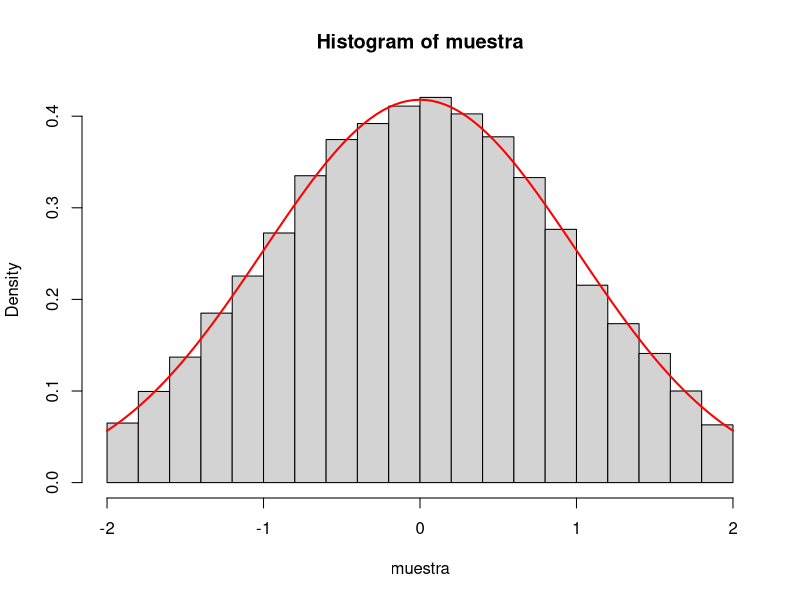

Write R code to recreate this figure.
set.seed(123)

# N(0,1) por box_muller
Z_box_muller = function(n) {
  u1 = runif(n)
  u2 = runif(n)
  x =  sqrt(-2 * log(u1)) * cos(2 * pi * u2)
  return(x)
}


Z_trunc = function(n) {
  muestrax =c()
  while(length(muestrax) < n) {
    # Generamos una normal con box_muller
    z = Z_box_muller(1)
    if(abs(z)<=2) {
      muestrax = c(muestrax, z)
    }
  }
  return(muestrax)
}

# Comprobamos la bondad
n <- 10000
muestra <- Z_trunc(n)

trunc_norm_cft <- function(x) {
  (pnorm(x) - pnorm(-2)) / (pnorm(2) - pnorm(-2))
}
ks.test(muestra, trunc_norm_cft)

hist(muestra, freq=FALSE)
trunc_norm_density <- function(x) {
  dnorm(x) / (pnorm(2) - pnorm(-2))
}
curve(trunc_norm_density, from = -2, to = 2, add = TRUE, col = "red", lwd = 2)

norm_truncada = function(n,mean,sd) {
  Z_trunc(n)*sd + mean
}

# Generamos las llegadas de la gente al aeropuerto dependiendo de los vuelos
horarios = c(4, 8, 11, 14, 17, 20, 23)*60 # para pasarlo a minutos
dentro_UE = c('Si', 'Si', 'Si', 'No', 'No', 'Si', 'Si')
dist_llegadas = c()
for (i in 1:length(horarios)){
  # llegan 189 personas con una horario que sigue una normal truncada [μ-80,μ+80] de media 100 minutos antes del vuelo y sd de 40
  dist_llegadas = c(dist_llegadas, norm_truncada(189, horarios-100, 40))
}
dist_llegadas = sort(dist_llegadas)
dist_llegadas


Llegada=function(TM,SUMAcheckin,SUMAseguridad,SUMApasaporte,SUMAembarque,
                 Ncheckin,Nseguridad,Npasaporte,Nembarque,xS){
  # distribucion de llegada
  TL=dist_llegadas[1]
  dist_llegadas <<- dist_llegadas[-1] 
  if(sum(dist_llegadas)==0){
    TL=Inf
  }
  u=runif(1)
  if (u<0.3){ # porcentaje de personas que no hace el checkin online, van a checkin
    # van al checkin con menos cola
    j= which.min(Ncheckin)
    Ncheckin[j]=Ncheckin[j]+1
    if(Ncheckin[j]==1){ # genera siguiente fin de checkin_j si no habia nadie
      DScheckin=norm_truncada(1,3,1.5)
      TScheckin[j]=TM+DScheckin
    }
    # actualizacion de sumas
    SUMAcheckin=SUMAcheckin+(sum(Ncheckin)-1)*(TM-TANT)
    SUMAseguridad=SUMAseguridad+sum(Nseguridad)*(TM-TANT)
    SUMApasaporte=SUMApasaporte+Npasaporte*(TM-TANT)
    SUMAembarque=SUMAembarque+sum(Nembarque)*(TM-TANT)
    TANT=TM
  }else{ #van a seguridad directamente
    #mandamos a la cola mas vacia
    if (sum(xS)!=0){ # si no estan todas las maquinas rotas
      #i sera el indice de la cola mas vacia cuya maquina esté operativa
      ind_maquinas_operativas=which(xS==1)
      i_filtrada=which.min(Nseguridad[ind_maquinas_operativas])
      i=ind_maquinas_operativas[i_filtrada]
    }else{
      i=which.min(Nseguridad)
    }
    Nseguridad[i]=Nseguridad[i]+1
    if(Nseguridad[i]==1){
      DSseguridad=norm_truncada(1,5,2.5)
      TSseguridad[i]=TM+DSseguridad
    }
    # actualizacion de sumas
    SUMAcheckin=SUMAcheckin+sum(Ncheckin)*(TM-TANT)
    SUMAseguridad=SUMAseguridad+(sum(Nseguridad)-1)*(TM-TANT)
    SUMApasaporte=SUMApasaporte+Npasaporte*(TM-TANT)
    SUMAembarque=SUMAembarque+sum(Nembarque)*(TM-TANT)
    TANT=TM
  }
  return(list(TL = TL,
              TScheckin = TScheckin,
              TSseguridad = TSseguridad,
              SUMAcheckin = SUMAcheckin,
              SUMAseguridad = SUMAseguridad,
              SUMApasaporte = SUMApasaporte,
              SUMAembarque = SUMAembarque,
              Ncheckin = Ncheckin,
              Nseguridad = Nseguridad,
              Npasaporte = Npasaporte,
              Nembarque = Nembarque,
              TANT = TANT))
}

Checkin=function(j,TM,SUMAcheckin,SUMAseguridad,SUMApasaporte,SUMAembarque,
                 Ncheckin,Nseguridad,Npasaporte,Nembarque,xS){
  # finalizacion de una persona en este servicio
  Ncheckin[j]=Ncheckin[j]-1
  DScheckin=norm_truncada(1,3,1.5)
  TScheckin[j]=ifelse(Ncheckin[j]==0,Inf,TM+DScheckin)
  # añade una persona a la cola de la siguiente etapa (seguridad)
  #mandamos a la cola mas vacia
  if (sum(xS)!=0){ # si no estan todas las maquinas rotas
    #i sera el indice de la cola mas vacia cuya maquina esté operativa
    ind_maquinas_operativas=which(xS==1)
    i_filtrada=which.min(Nseguridad[ind_maquinas_operativas])
    i=ind_maquinas_operativas[i_filtrada]
  }else{
    i=which.min(Nseguridad)
  }
  Nseguridad[i]=Nseguridad[i]+1
  if(Nseguridad[i]==1){ # genera siguiente fin de seguridad_i si no habia nadie 
    DSseguridad=norm_truncada(1,5,2.5)
    TSseguridad[i]=TM+DSseguridad
  }
  # actualizacion de sumas
  SUMAcheckin=SUMAcheckin+(sum(Ncheckin)+1)*(TM-TANT)
  SUMAseguridad=SUMAseguridad+(sum(Nseguridad)-1)*(TM-TANT)
  SUMApasaporte=SUMApasaporte+Npasaporte*(TM-TANT)
  SUMAembarque=SUMAembarque+sum(Nembarque)*(TM-TANT)
  TANT=TM
  return(list(TScheckin = TScheckin,
              TSseguridad = TSseguridad,
              SUMAcheckin = SUMAcheckin,
              SUMAseguridad = SUMAseguridad,
              SUMApasaporte = SUMApasaporte,
              SUMAembarque = SUMAembarque,
              Ncheckin = Ncheckin,
              Nseguridad = Nseguridad,
              Npasaporte = Npasaporte,
              Nembarque = Nembarque,
              TANT = TANT))
}

Seguridad=function(i,TM,SUMAcheckin,SUMAseguridad,SUMApasaporte,SUMAembarque,
                   Ncheckin,Nseguridad,Npasaporte,Nembarque,xS,horarios){
  if (xS[i]==1){ # si xS[i] era 1 es poque la maquina funcionaba y ha habido una finalizacion
    Nseguridad[i] = Nseguridad[i]-1
    
    #para mandar los pasajeros a un vuelo o otro usamos una weibull, que simula el tiempo de sobra que llevan los pasajeros 
    media_deseada <- 60
    scale <- media_deseada / gamma(1 + 1/2)
    datos_weibull <- rweibull(n = 1, shape = 2, scale = scale) - 10
    
    diferencias = horarios - TM
    indice <- findInterval(datos_weibull, diferencias)
    t = min(indice+1,length(dentro_UE)) #será al vuelo que va
    if (dentro_UE[t]=='No'){#añadimos que hay gente que va a pasaporte (vuelo i fuera de la UE)
      Npasaporte=Npasaporte+1
      if(Npasaporte==1){
        DSpasaporte=norm_truncada(1,2,1)
        TSpasaporte=TM+DSpasaporte
      }

    }else{#añadimos que hay gente que va directamente a vuelo j (dentro de la UE)
        Nembarque[t]=Nembarque[t]+1
        if(Nembarque[t]==1 & TM<horarios[t]){
          DSembarque=norm_truncada(1,0.2,0.1)
          TSembarque[t]=TM+DSembarque
          }
        }
    u=runif(1)
    if(u<0.005){ # probabilidad de rotura de la máquina
      print(c("SE HA ROTO LA MAQUINA",i))
      xS[i]=0
      a=runif(1,10,20) # tiempo de reparacion de la maquina
      TSseguridad[i]=TM+a # el siguiente tiempo de cambio sera cuando se arregle la maquina
      #repartimos esta cola entre el resto de maquinas operativas
      if(sum(xS)!=0){
        while (Nseguridad[i]>0.5){
          ind_maquinas_operativas=which(xS==1)
          j_filtrada=which.min(Nseguridad[ind_maquinas_operativas])
          j=ind_maquinas_operativas[j_filtrada]
          Nseguridad[i]=Nseguridad[i]-1
          Nseguridad[j]=Nseguridad[j]+1
        }
      }else{print('todas las maquinas estan rotas')}
    }else{ # si no se ha roto genero el siguiente tiempo de cambio de la manera usual
      DSseguridad=norm_truncada(1,5,2.5)
      TSseguridad[i]=ifelse(Nseguridad[i]==0,Inf,TM+DSseguridad)
    }
  }else{ # si xS[i] era 0 y ha habido una actualizacion es poque la maquina acaba de ser arreglada
    xS[i]=1
    print(c("SE HA ARREGLADO LA MAQUINA",i))
    TSseguridad[i] = Inf
  }
  # actualizacion de sumas
  SUMAcheckin=SUMAcheckin+sum(Ncheckin)*(TM-TANT)
  SUMAseguridad=SUMAseguridad+(sum(Nseguridad)+1)*(TM-TANT)
  SUMApasaporte=SUMApasaporte+(Npasaporte-1)*(TM-TANT)
  SUMAembarque=SUMAembarque+sum(Nembarque)*(TM-TANT)
  TANT=TM
  return(list(TSseguridad = TSseguridad,
              TSpasaporte = TSpasaporte,
              TSembarque = TSembarque,
              SUMAcheckin = SUMAcheckin,
              SUMAseguridad = SUMAseguridad,
              SUMApasaporte = SUMApasaporte,
              SUMAembarque = SUMAembarque,
              Ncheckin = Ncheckin,
              Nseguridad = Nseguridad,
              Npasaporte = Npasaporte,
              Nembarque = Nembarque,
              TANT = TANT,
              xS = xS ))
}

Pasaporte=function(TM,SUMAcheckin,SUMAseguridad,SUMApasaporte,SUMAembarque,
                   Ncheckin,Nseguridad,Npasaporte,Nembarque,horarios){
  # finalizacion de una persona en este servicio
  Npasaporte=Npasaporte-1
  DSpasaporte=norm_truncada(1,2,1)
  TSpasaporte=ifelse(Npasaporte==0,Inf,TM+DSpasaporte)
  # añade una persona a la cola de la siguiente etapa (embarque vuelo 2)
  vuelos_noUE=which(dentro_UE=="No")
  media_deseada <- 60
  scale <- media_deseada / gamma(1 + 1/2)
  datos_weibull <- rweibull(n = 1, shape = 2, scale = scale) - 10
  
  diferencias = horarios - TM
  indice <- findInterval(datos_weibull, diferencias[vuelos_noUE])
  t = vuelos_noUE[min(indice+1,length(vuelos_noUE))] #será al vuelo que va, quiero que sea dentroUE=no
  Nembarque[t]=Nembarque[t]+1
  if(Nembarque[t]==1 & TM<horarios[t]){
    DSembarque=norm_truncada(1,0.2,0.1)
    TSembarque[t]=TM+DSembarque
  }
  # actualizacion de sumas
  SUMAcheckin=SUMAcheckin+sum(Ncheckin)*(TM-TANT)
  SUMAseguridad=SUMAseguridad+sum(Nseguridad)*(TM-TANT)
  SUMApasaporte=SUMApasaporte+(Npasaporte+1)*(TM-TANT)
  SUMAembarque=SUMAembarque+(sum(Nembarque)-1)*(TM-TANT)
  TANT=TM
  return(list(TSpasaporte = TSpasaporte,
              TSembarque = TSembarque,
              SUMAcheckin = SUMAcheckin,
              SUMAseguridad = SUMAseguridad,
              SUMApasaporte = SUMApasaporte,
              SUMAembarque = SUMAembarque,
              Ncheckin = Ncheckin,
              Nseguridad = Nseguridad,
              Npasaporte = Npasaporte,
              Nembarque = Nembarque,
              TANT = TANT))
}

Embarque=function(i,TM,SUMAcheckin,SUMAseguridad,SUMApasaporte,SUMAembarque,
                  Ncheckin,Nseguridad,Npasaporte,Nembarque,Navion){
  # finalizacion de una persona en este servicio
  if(TM<horarios[i]){
    Nembarque[i]=Nembarque[i]-1
    Navion[i]= Navion[i]+1
    DSembarque=norm_truncada(1,0.2,0.1)
    TSembarque[i]=ifelse(Nembarque[i]==0,Inf,TM+DSembarque)
  }else{
    #si ya ha salido el vuelo cerramos la posibilidad de que los viajeros vayan a esta ventanilla 
    TSembarque[i]=Inf
  }
  # actualizacion de sumas
  SUMAcheckin=SUMAcheckin+sum(Ncheckin)*(TM-TANT)
  SUMAseguridad=SUMAseguridad+sum(Nseguridad)*(TM-TANT)
  SUMApasaporte=SUMApasaporte+(Npasaporte)*(TM-TANT)
  SUMAembarque=SUMAembarque+(sum(Nembarque)+1)*(TM-TANT)
  TANT=TM
  return(list(TSembarque = TSembarque,
              SUMAcheckin = SUMAcheckin,
              SUMAseguridad = SUMAseguridad,
              SUMApasaporte = SUMApasaporte,
              SUMAembarque = SUMAembarque,
              Ncheckin = Ncheckin,
              Nseguridad = Nseguridad,
              Npasaporte = Npasaporte,
              Nembarque = Nembarque,
              Navion = Navion,
              horarios = horarios,
              TANT = TANT))
}

#####################################################################
#Notación
#Ncheckin=número de personas en la checkin
#Nseguridad=número de personas en la seguridad
#Ncheckin=número de personas en la checkin
#Nseguridad=número de personas en la seguridad
#TM=reloj de simulación
#TL=instante de la próxima llegada
#TScheckin=instante de la próxima finalización del checkin
#TSseguridad=instante de la próxima finalización del seguridad
#TSpasaporte=instante de la próxima finalización del pasaporte
#TSembarque=instante de la próxima finalización del embarque
#Tmax=tiempo máximo de simulación (en min)
#DL=tiempo entre llegadas consecutivas
#DScheckin=duración de servicio checkin
#DSseguridad=duración de servicio seguridad
#DSpasaporte=duración de servicio pasaporte
#DSembarque=duración de servicio embarque
#SUMAcheckin=contador suma acumulada de áreas asociada a checkin
#SUMAseguridad=contador suma acumulada de áreas asociada a seguridad
#SUMApasaporte=contador suma acumulada de áreas asociada a pasaporte
#SUMAembarque=contador suma acumulada de áreas asociada a embarque

#xS[i]=1 si la seguridad_i funciona, xS[i]=0 si no
#####################################################################

#PROGRAMA PRINCIPAL
#Inicializamos las variables

horarios = c(4, 8, 11, 14, 17, 20, 23)*60 # para pasarlo a minutos
dentro_UE = c('Si', 'Si', 'No', 'Si', 'Si', 'No', 'Si')

num_segur = 6 #este es el numero de controles de seguridad (con sus respectivas colas) en paralelo
num_checkin = 2 #este es el numero de checkins (con sus respectivas colas) en paralelo
num_vuelos= length(horarios) #habria que poner 7 ya que es el numero de vuelos que tenemos en horarios y en dentro_UE

Ncheckin=rep(0,num_checkin)
Nseguridad=rep(0,num_segur)
Npasaporte=0
Nembarque=rep(0,num_vuelos) 
Navion=rep(0,num_vuelos)
TM=0
TANT=0
TScheckin=rep(Inf,num_checkin)
TSseguridad=rep(Inf,num_segur)
TSpasaporte=Inf
TSembarque=rep(Inf,num_vuelos)
Tmax=1440
xS=rep(1,num_segur)

SUMAcheckin=0
SUMAseguridad=0
SUMApasaporte=0
SUMAembarque=0

#Genero la primera llegada, va a checkin
DL=dist_llegadas[1];
dist_llegadas <<- dist_llegadas[-1] 
dist_llegadas
TL=DL
while(TM<Tmax){

  #Identificamos el evento que tiene lugar antes
  TM=min(TL,min(TScheckin),min(TSseguridad),TSpasaporte,min(TSembarque))
  Estado=1*(TM==TL)+2*(TM==min(TScheckin))+3*(TM==min(TSseguridad))+4*(TM==TSpasaporte)+5*(TM==min(TSembarque))
  if(Estado==1){
    
    k=Llegada(TM,SUMAcheckin,SUMAseguridad,SUMApasaporte,SUMAembarque,
              Ncheckin,Nseguridad,Npasaporte,Nembarque,xS)
    TL = k$TL
    TScheckin <- k$TScheckin
    TSseguridad <- k$TSseguridad
    SUMAcheckin <- k$SUMAcheckin
    SUMAseguridad <- k$SUMAseguridad
    SUMApasaporte <- k$SUMApasaporte
    SUMAembarque <- k$SUMAembarque
    Ncheckin <- k$Ncheckin
    Nseguridad <- k$Nseguridad
    Npasaporte <- k$Npasaporte
    Nembarque <- k$Nembarque
    TANT <- k$TANT
  }else if(Estado==2){
    j=which.min(TScheckin)
    k=Checkin(j,TM,SUMAcheckin,SUMAseguridad,SUMApasaporte,SUMAembarque,
              Ncheckin,Nseguridad,Npasaporte,Nembarque,xS)
    TScheckin <- k$TScheckin
    TSseguridad <- k$TSseguridad
    SUMAcheckin <- k$SUMAcheckin
    SUMAseguridad <- k$SUMAseguridad
    SUMApasaporte <- k$SUMApasaporte
    SUMAembarque <- k$SUMAembarque
    Ncheckin <- k$Ncheckin
    Nseguridad <- k$Nseguridad
    Npasaporte <- k$Npasaporte
    Nembarque <- k$Nembarque
    TANT <- k$TANT
  }else if(Estado==3){
    i=which.min(TSseguridad)
    k <- Seguridad(i,TM, SUMAcheckin, SUMAseguridad, SUMApasaporte, SUMAembarque, 
                   Ncheckin, Nseguridad, Npasaporte, Nembarque,xS,horarios)
    TSseguridad <- k$TSseguridad
    TSpasaporte <- k$TSpasaporte
    TSembarque <- k$TSembarque
    SUMAcheckin <- k$SUMAcheckin
    SUMAseguridad <- k$SUMAseguridad
    SUMApasaporte <- k$SUMApasaporte
    SUMAembarque <- k$SUMAembarque
    Ncheckin <- k$Ncheckin
    Nseguridad <- k$Nseguridad
    Npasaporte <- k$Npasaporte
    Nembarque <- k$Nembarque
    TANT <- k$TANT
    xS <- k$xS
  }else if(Estado==4){
    k=Pasaporte(TM,SUMAcheckin,SUMAseguridad,SUMApasaporte,SUMAembarque,
                Ncheckin,Nseguridad,Npasaporte,Nembarque,horarios)
    TSpasaporte <- k$TSpasaporte
    TSembarque <- k$TSembarque
    SUMAcheckin <- k$SUMAcheckin
    SUMAseguridad <- k$SUMAseguridad
    SUMApasaporte <- k$SUMApasaporte
    SUMAembarque <- k$SUMAembarque
    Ncheckin <- k$Ncheckin
    Nseguridad <- k$Nseguridad
    Npasaporte <- k$Npasaporte
    Nembarque <- k$Nembarque
    TANT <- k$TANT
  }else if(Estado==5){
    i=which.min(TSembarque)
    k=Embarque(i,TM,SUMAcheckin,SUMAseguridad,SUMApasaporte,SUMAembarque,
               Ncheckin,Nseguridad,Npasaporte,Nembarque,Navion)
    TSembarque <- k$TSembarque
    SUMAcheckin <- k$SUMAcheckin
    SUMAseguridad <- k$SUMAseguridad
    SUMApasaporte <- k$SUMApasaporte
    SUMAembarque <- k$SUMAembarque
    Ncheckin <- k$Ncheckin
    Nseguridad <- k$Nseguridad
    Npasaporte <- k$Npasaporte
    Nembarque <- k$Nembarque
    Navion <- k$Navion
    horarios <- k$horarios
    TANT <- k$TANT
  }
}
print(c("En el instante de parada había en la primera etapa",Ncheckin,"personas"))
print(c("En el instante de parada había en la segunda etapa",Nseguridad,"personas"))
print(c("En el instante de parada había en la tercera etapa",Npasaporte,"personas"))
print(c("En el instante de parada había en la cuarta etapa",Nembarque,"personas"))
print(c("En el instante de parada había en el avion",Navion,"personas"))
